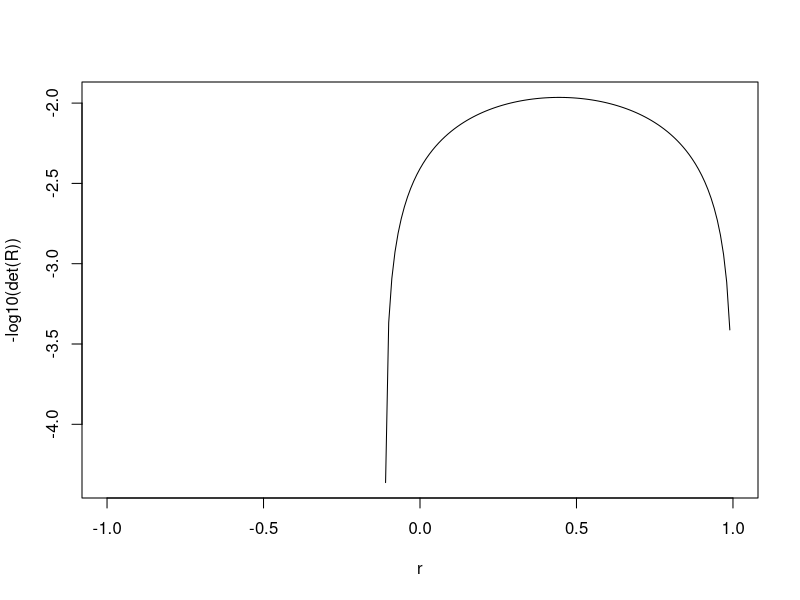

Generate this figure with R:
r <- 0.5
p <- 10

#find range numerically
missing.ind.values <- -100:100/100
R <- diag(p) + r - diag(p) * r 
missing.ind <- c(1,p)
dets <- log10(vapply(missing.ind.values, function(rij){
  R[missing.ind[1], missing.ind[2]] <- R[missing.ind[2], missing.ind[1]] <- rij
  det(R)
}, FUN.VALUE = numeric(1)))
plot(missing.ind.values, dets, type = "l", xlab = "r", ylab = "-log10(det(R))")
possible.values <- range(missing.ind.values[!is.na(dets)])

#find range analytically

# Load necessary library
library(Matrix)

# Function to estimate the missing entry using Schur complement
estimate_missing_entry <- function(R) {
  # Identify the location of the missing entry
  missing_indices <- which(is.na(R), arr.ind = TRUE)
  i <- missing_indices[1]
  j <- missing_indices[2]
  
  # Extract submatrices
  indices <- setdiff(1:nrow(R), c(i, j))
  R11 <- R[indices, indices]
  r1i <- R[indices, i]
  r1j <- R[indices, j]
  
  # Compute the Schur complement
  R11_inv <- solve(R11)
  schur_complement <- 1 - t(r1i) %*% R11_inv %*% r1j
  
  # Estimate the missing entry
  missing_entry <- -schur_complement / sqrt((1 - t(r1i) %*% R11_inv %*% r1i) * (1 - t(r1j) %*% R11_inv %*% r1j))
  
  return(missing_entry)
}

# Example correlation matrix with one missing entry
R <- matrix(c(
  1, 0.8, NA,
  0.8, 1, 0.5,
  NA, 0.5, 1
), nrow = 3, ncol = 3)

# Estimate the missing entry
missing_entry <- estimate_missing_entry(R)
missing_entry <- ifelse(missing_entry > 1, 1, ifelse(missing_entry < -1, -1, missing_entry))

print(paste("Estimated missing entry:", missing_entry))

# Fill the missing entry in the correlation matrix
R[is.na(R)] <- missing_entry

print("Updated correlation matrix:")
print(R)
